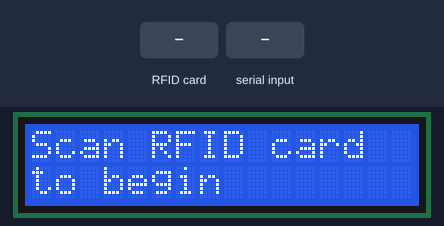
A sketch run on a simulated ESP8266 (NodeMCU). On the bench: 16×2 character LCD. Inputs (shaded band) come from the test bench. What the sketch prints to the serial monitor is not drawn.

Above: at 1.4 s.
1.5 s: RFID card 67 3C D5 E7 held to the reader
At 2.1 s:
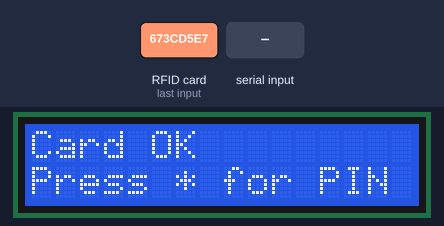
3.0 s: "UNLOCK\n" received over Serial
At 4.2 s:
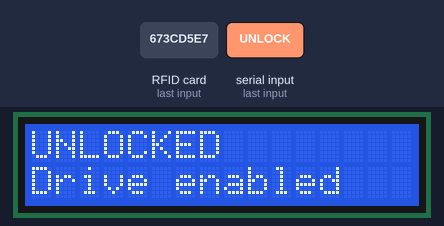
4.5 s: "PIN_FAIL\n" received over Serial
At 5.5 s:
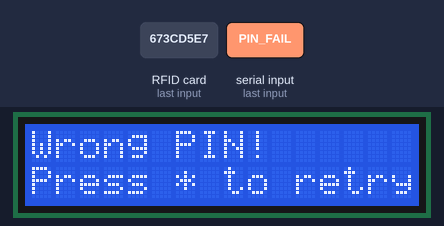
6.0 s: "ENTER_PIN\n" received over Serial
At 7.2 s:
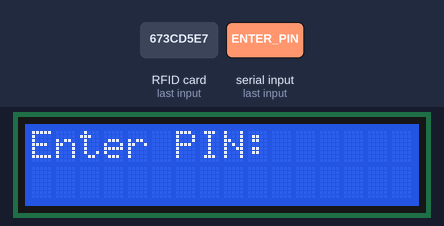
7.5 s: "PIN_DIGIT:\n" received over Serial
At 8.6 s:
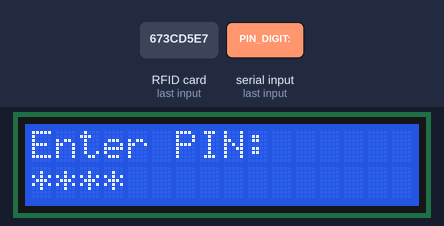
9.0 s: "LOCK\n" received over Serial
At 10.0 s:
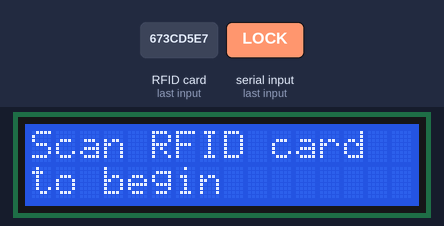
Timing chart, 0 to 11.5 s (numbered marks = the images above; inputs shaded):
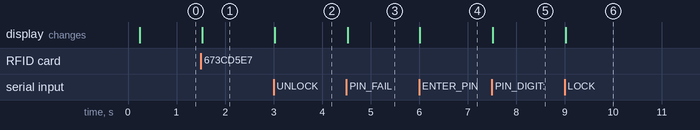

The sketch:

littlehelper8266.ino
```cpp
#include <SPI.h>
#include <MFRC522.h>
#include <Wire.h>
#include <LiquidCrystal_I2C.h>

// ============================================================
// RFID
// ============================================================

#define RFID_SS   15   // D8
#define RFID_RST  0    // D3

MFRC522 rfid(RFID_SS, RFID_RST);

// ============================================================
// LCD
// ============================================================

#define SDA_PIN 4      // D2
#define SCL_PIN 5      // D1

LiquidCrystal_I2C lcd(0x27, 16, 2);

// ============================================================
// AUTH
// ============================================================

byte allowedUID[4] = {
  0x67, 0x3C, 0xD5, 0xE7
};

const char* PIN_CODE = "1234";

enum State {
  LOCKED,
  CARD_OK,
  UNLOCKED
};

State state = LOCKED;

String lastMessage = "";

// ============================================================
// LCD
// ============================================================

void showMsg(String a, String b = "") {

  String s = a + "|" + b;

  if (s == lastMessage)
    return;

  lastMessage = s;

  lcd.clear();

  lcd.setCursor(0, 0);
  lcd.print(a);

  lcd.setCursor(0, 1);
  lcd.print(b);
}

// ============================================================
// LOCK
// ============================================================

void lockBot() {

  state = LOCKED;

  Serial.println("LOCK");

  showMsg(
    "Scan RFID card",
    "to begin"
  );
}

// ============================================================
// RFID
// ============================================================

void checkRFID() {

  if (state != LOCKED)
    return;

  if (!rfid.PICC_IsNewCardPresent())
    return;

  if (!rfid.PICC_ReadCardSerial())
    return;

  Serial.print("UID: ");

  for (
    byte i = 0;
    i < rfid.uid.size;
    i++
  ) {

    if (rfid.uid.uidByte[i] < 0x10)
      Serial.print("0");

    Serial.print(
      rfid.uid.uidByte[i],
      HEX
    );

    if (i < rfid.uid.size - 1)
      Serial.print(":");
  }

  Serial.println();

  bool valid =
    rfid.uid.size == 4;

  for (
    byte i = 0;
    i < 4 && valid;
    i++
  ) {

    if (
      rfid.uid.uidByte[i] !=
      allowedUID[i]
    ) {
      valid = false;
    }
  }

  rfid.PICC_HaltA();
  rfid.PCD_StopCrypto1();

  // ----------------------------------------------------------
  // VALID CARD
  // ----------------------------------------------------------

  if (valid) {

    state = CARD_OK;

    Serial.println("CARD OK");

    showMsg(
      "Card OK",
      "Press * for PIN"
    );

    Serial.println("CARD_OK");
  }

  // ----------------------------------------------------------
  // INVALID CARD
  // ----------------------------------------------------------

  else {

    Serial.println(
      "UNKNOWN CARD"
    );

    showMsg(
      "Unknown card",
      "Try again"
    );

    delay(1200);

    showMsg(
      "Scan RFID card",
      "to begin"
    );
  }
}

// ============================================================
// ESP32 -> ESP8266
// ============================================================

void checkESP32() {

  if (!Serial.available())
    return;

  String command =
    Serial.readStringUntil('\n');

  command.trim();

  // ----------------------------------------------------------
  // LOCK
  // ----------------------------------------------------------

  if (command == "LOCK") {

    state = LOCKED;

    showMsg(
      "Scan RFID card",
      "to begin"
    );
  }

  // ----------------------------------------------------------
  // ENTER PIN
  // ----------------------------------------------------------

  else if (
    command == "ENTER_PIN"
  ) {

    if (state == CARD_OK) {

      showMsg(
        "Enter PIN:",
        ""
      );
    }
  }

  // ----------------------------------------------------------
  // PIN DIGIT
  // ----------------------------------------------------------

  else if (
    command.startsWith("PIN_DIGIT:")
  ) {

    if (state != CARD_OK)
      return;

    String digit =
      command.substring(10);

    showMsg(
      "Enter PIN:",
      "****"
    );
  }

  // ----------------------------------------------------------
  // CLEAR PIN
  // ----------------------------------------------------------

  else if (
    command == "PIN_CLEAR"
  ) {

    if (state == CARD_OK) {

      showMsg(
        "Enter PIN:",
        ""
      );
    }
  }

  // ----------------------------------------------------------
  // WRONG PIN
  // ----------------------------------------------------------

  else if (
    command == "PIN_FAIL"
  ) {

    state = CARD_OK;

    showMsg(
      "Wrong PIN!",
      "Press * to retry"
    );
  }

  // ----------------------------------------------------------
  // UNLOCK
  // ----------------------------------------------------------

  else if (
    command == "UNLOCK"
  ) {

    state = UNLOCKED;

    Serial.println(
      "UNLOCKED"
    );

    showMsg(
      "UNLOCKED",
      "Drive enabled"
    );
  }

  // ----------------------------------------------------------
  // OBSTACLE
  // ----------------------------------------------------------

  else if (
    command == "OBSTACLE"
  ) {

    if (state == UNLOCKED) {

      showMsg(
        "OBSTACLE!",
        "STOPPED"
      );
    }
  }

  // ----------------------------------------------------------
  // CLEAR
  // ----------------------------------------------------------

  else if (
    command == "CLEAR"
  ) {

    if (state == UNLOCKED) {

      showMsg(
        "UNLOCKED",
        "Drive enabled"
      );
    }
  }

  // ----------------------------------------------------------
  // SAFETY OFF
  // ----------------------------------------------------------

  else if (
    command == "SAFE_OFF"
  ) {

    if (state == UNLOCKED) {

      showMsg(
        "UNLOCKED",
        "Safety OFF"
      );
    }
  }

  // ----------------------------------------------------------
  // SAFETY ON
  // ----------------------------------------------------------

  else if (
    command == "SAFE_ON"
  ) {

    if (state == UNLOCKED) {

      showMsg(
        "UNLOCKED",
        "Drive enabled"
      );
    }
  }

  // ----------------------------------------------------------
  // NEED CARD
  // ----------------------------------------------------------

  else if (
    command == "NEED_CARD"
  ) {

    if (state == LOCKED) {

      showMsg(
        "Scan RFID card",
        "to begin"
      );
    }
  }

  // ----------------------------------------------------------
  // INVALID KEY
  // ----------------------------------------------------------

  else if (
    command == "KEY_INVALID"
  ) {

    if (state == CARD_OK) {

      showMsg(
        "Invalid key",
        "Use 0-9"
      );

      delay(700);

      showMsg(
        "Enter PIN:",
        ""
      );
    }
  }
}

// ============================================================
// SETUP
// ============================================================

void setup() {

  Serial.begin(115200);

  // LCD
  Wire.begin(
    SDA_PIN,
    SCL_PIN
  );

  lcd.init();
  lcd.backlight();

  // RFID
  SPI.begin();

  rfid.PCD_Init();

  delay(100);

  Serial.println();
  Serial.println(
    "================================"
  );
  Serial.println(
    " LITTLE HELPER ESP8266"
  );
  Serial.println(
    "================================"
  );

  rfid.PCD_DumpVersionToSerial();

  lockBot();
}

// ============================================================
// LOOP
// ============================================================

void loop() {

  checkESP32();

  checkRFID();
}
```

Measured:
- after the input at 1.5 s, the display: changes at once (image 1)
- after the input at 3.0 s, the display: changes at once (image 2)
- after the input at 4.5 s, the display: changes at once (image 3)
- after the input at 6.0 s, the display: changes at once (image 4)
- after the input at 7.5 s, the display: changes at once (image 5)
- after the input at 9.0 s, the display: changes at once (image 6)
